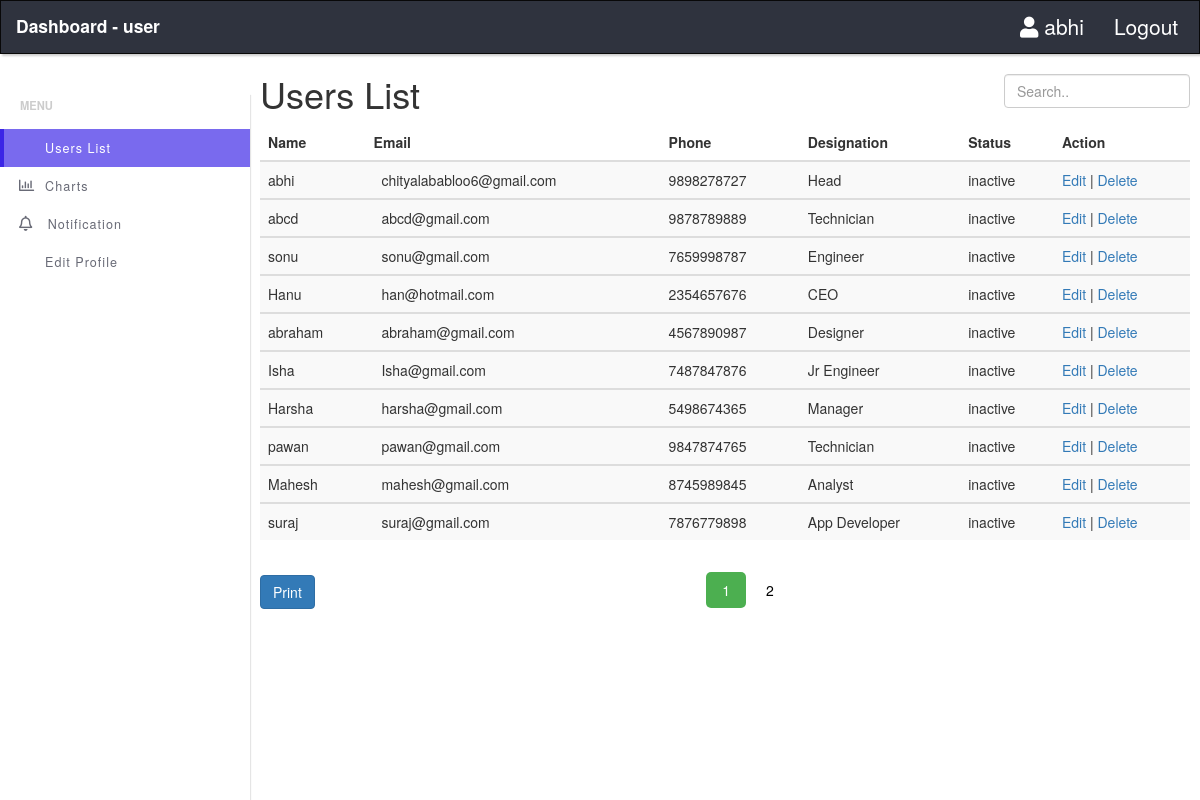
Page /src/Admin.php (signed in) on the committed database.
### tables this page shows
CREATE TABLE `users` (
  `id` int(11) NOT NULL,
  `name` varchar(100) NOT NULL,
  `email` varchar(100) NOT NULL,
  `pwd` varchar(100) NOT NULL,
  `profile` varchar(100) NOT NULL,
  `gender` varchar(100) NOT NULL,
  `phone` varchar(100) NOT NULL,
  `desig` varchar(100) NOT NULL,
  `role` varchar(100) NOT NULL,
  `status` varchar(100) NOT NULL
);

### src/userslist.php (the view, shortened to what this page needs)
<!DOCTYPE html>
<html>
<head>
  <link rel="stylesheet" href="../css/userslist.css">
</head>
<body>
  <table class="table table-responsive table-striped table-hover">
    <thead>
      <tr>
        <th>Name</th>
        <th>Email</th>
        <th>Phone</th>
        <th>Designation</th>
        <th>Status</th>
        <th>Action</th>
      </tr>
    </thead>
    <?php
    $limit = 10;
    if (isset($_GET["page"])) {
      $page  = $_GET["page"];
    }else {
       $page=1;
    };
    $start_from = ($page-1)*$limit;
    $query = "Select * from users where role='user' Order BY id ASC LIMIT $start_from, $limit";
    $result = mysqli_query($db, $query);
    while($row =mysqli_fetch_array($result)){ ?>
      <tbody id="usertable">
        <tr id="<?php echo $row['id'];?>">
          <td data-target="name"><?php echo $row['name'];?></td>
          <td data-target="email"><i class="fal fa-envelope" data-toggle="modal" data-target="#myEmail" data-id="<?php echo $row['id']?>"></i> <?php echo $row['email'];?></td>
          <td data-target="phone"><?php echo $row['phone'];?></td>
          <td data-target="desig"><?php echo $row['desig'];?></td>
          <td><?php echo $row['status'];?></td>
          <td><a href="#" data-role="update" data-id="<?php echo $row['id']?>">Edit </a>|
            <a href="delete.php?id=<?php echo $row['id'];?>"> Delete</a>
          </td>
        </tr>
      </tbody>
      <?php
    } ?>
  </table>
  <button class="btn btn-default btn-primary hidden-print" onclick="prnt()">Print</button>
  <?php
    $sql = "SELECT COUNT(id) FROM users where role='user'";
    $result = mysqli_query($db, $sql);
    $row = mysqli_fetch_row($result);
    $total_records = $row[0];
    $total_pages = ceil($total_records / $limit);
    $pagelink = '<div class="pagination hidden-print">';
    for ($i=1; $i<=$total_pages; $i++) {
      if($i==$page)
      {
        $pagelink .= '<a class="active"> '. $i .'</a>';
      }
      else{
      $pagelink .= '<a href="Admin.php?page='.$i.'"> '.$i.'</a>';
      }
    }
    echo $pagelink . "</div>";
  ?>
</body>
</html>

### src/header.php
<?php
$id = $_SESSION['user']['id'];
$db = mysqli_connect('localhost', 'root', '', 'testdb');
$query = "select name from users where id= $id";
$result = mysqli_query($db, $query);
$row = mysqli_fetch_assoc($result);
?>
<nav class="navbar navbar-inverse" data-spy="affix" data-offset-top="9">
    <div class="container-fluid">
        <div class="navbar-header">
            <a class="navbar-brand" href="#"><strong>Dashboard - <?php echo $_SESSION['user']['role']?></strong></a>
        </div>
        <ul class="nav navbar-nav navbar-right">
            <li><a href="#" class="logout"><i class="fas fa-user"></i> <?php echo $row['name']?></a></li>
            <li><a href="Logout.php" class="logout">Logout <i class="fa fa-sign-out"></i></a></li>
        </ul>
    </div>
</nav>

### css/header.css (style rules this page uses)
.navbar { width: 100%; background: #2f333e; border-radius: 0; box-shadow: 2px 2px 2px rgba(0, 0, 0, 0.2); z-index: 10; top:0; }
.navbar-brand { color: white!important; font-size: 1.25em!important; }
.logout { font-weight: 400; font-size: 1.5em; color: white!important; }

### css/Admin.css (style rules this page uses)
.fa-envelope { cursor: pointer; color:dodgerblue!important; }

### css/userslist.css (style rules this page uses)
.pagination a { color: black; padding: 8px 16px; text-decoration: none; }
.pagination a.active { background-color: #4CAF50; color: white; border-radius: 5px; transition: background-color .3s; }

### rows in the picture
users: name "abhi", email "chityalababloo6@gmail.com", phone "9898278727", desig "Head", status "inactive"
users: name "abcd", email "abcd@gmail.com", phone "9878789889", desig "Technician", status "inactive"
users: name "sonu", email "sonu@gmail.com", phone "7659998787", desig "Engineer", status "inactive"
users: name "Hanu", email "han@hotmail.com", phone "2354657676", desig "CEO", status "inactive"
users: name "abraham", email "abraham@gmail.com", phone "4567890987", desig "Designer", status "inactive"
users: name "Isha", email "Isha@gmail.com", phone "7487847876", desig "Jr Engineer", status "inactive"
users: name "Harsha", email "harsha@gmail.com", phone "5498674365", desig "Manager", status "inactive"
users: name "pawan", email "pawan@gmail.com", phone "9847874765", desig "Technician", status "inactive"
users: name "Mahesh", email "mahesh@gmail.com", phone "8745989845", desig "Analyst", status "inactive"
users: name "suraj", email "suraj@gmail.com", phone "7876779898", desig "App Developer", status "inactive"

### other values in the picture
$_SESSION['user']['role'] "user"
